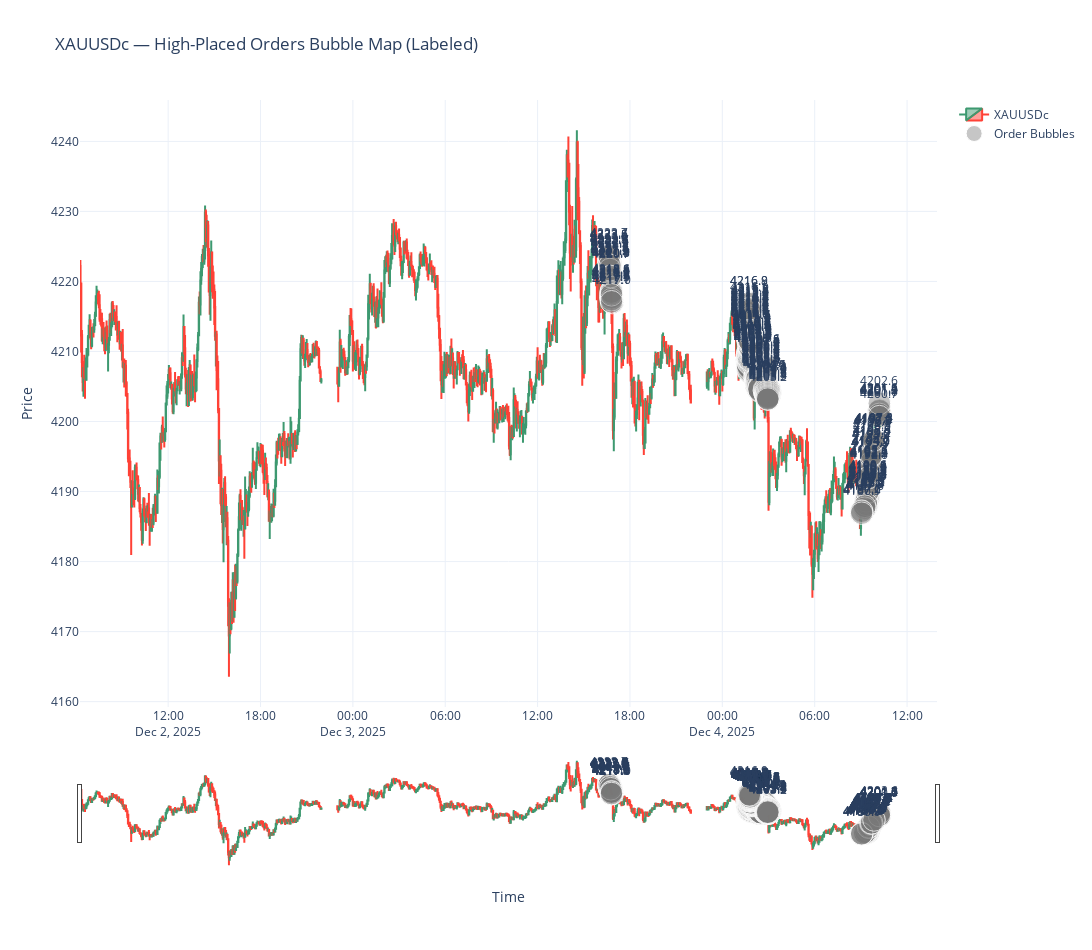

The notebook cell this image was saved under:
### Code cell
import MetaTrader5 as mt5
import pandas as pd
import numpy as np
import datetime as dt
import os
import plotly.graph_objects as go
from plotly.subplots import make_subplots

# -----------------------
# CONFIG
# -----------------------
SYMBOL = "XAUUSDc"
TIMEFRAME = mt5.TIMEFRAME_M3
LOOKBACK_BARS = 1000

USE_TICKS_FOR_DELTA = True
TICK_AGGREGATION_LIMIT = 100_000

VOLUME_QUANTILE = 0.68
MIN_BUBBLE_RADIUS = 14          # Bigger bubbles
BUBBLE_SCALE_FACTOR = 0.08      # Bigger scaling
MIN_TOUCHES = 2
PRICE_LEVEL_STEP = 0.10

OUTPUT_CSV = "xau_bubbles_zones.csv"
PLOTLY_OPEN_IN_BROWSER = True

# CHART SIZE (BIG)
CHART_WIDTH = 1800
CHART_HEIGHT = 950

# -----------------------
# MT5 INIT
# -----------------------
def mt5_init_or_exit():
    if not mt5.initialize():
        raise RuntimeError(f"MT5 init failed: {mt5.last_error()}")
    if not mt5.symbol_select(SYMBOL, True):
        raise RuntimeError(f"Symbol select failed: {SYMBOL}")

# -----------------------
# FETCH DATA
# -----------------------
def fetch_bars(symbol, timeframe, count):
    bars = mt5.copy_rates_from_pos(symbol, timeframe, 0, int(count))
    if bars is None or len(bars) == 0:
        raise RuntimeError("No bar data returned.")
    df = pd.DataFrame(bars)
    df["time"] = pd.to_datetime(df["time"], unit="s")
    df = df.set_index("time")
    return df

def price_bin(price, step):
    return round(round(price / step) * step, 2)

# -----------------------
# NODE DETECTION
# -----------------------
def detect_nodes_from_bars(df, price_step, min_touches, quantile):
    nodes = {}

    for ts, row in df.iterrows():
        low, high = row["low"], row["high"]
        vol = float(row["tick_volume"])
        price_points = np.arange(low, high + price_step, price_step)

        for p in price_points:
            pbin = price_bin(p, price_step)
            if pbin not in nodes:
                nodes[pbin] = {"touches": 0, "volume": 0.0, "bars": []}
            nodes[pbin]["touches"] += 1
            nodes[pbin]["volume"] += vol / max(1, len(price_points))
            nodes[pbin]["bars"].append(ts)

    nodes_df = pd.DataFrame([
        {
            "price": p,
            "touches": v["touches"],
            "volume": v["volume"],
            "last_touched": max(v["bars"])
        }
        for p, v in nodes.items()
    ])

    if nodes_df.empty:
        return nodes_df

    nodes_df = nodes_df[nodes_df["touches"] >= min_touches]
    vol_thresh = nodes_df["volume"].quantile(quantile)
    nodes_df["is_top"] = nodes_df["volume"] >= vol_thresh
    return nodes_df.sort_values("volume", ascending=False)

# -----------------------
# DELTA FROM TICKS
# -----------------------
def compute_delta(symbol, df_nodes):
    ticks = mt5.copy_ticks_from(symbol, dt.datetime.now() - dt.timedelta(days=2), 0, mt5.COPY_TICKS_ALL)
    if ticks is None or len(ticks) == 0:
        df_nodes["delta"] = np.nan
        return df_nodes

    tdf = pd.DataFrame(ticks)
    tdf["price"] = (tdf["bid"] + tdf["ask"]) / 2
    tdf["prev_price"] = tdf["price"].shift(1)
    tdf = tdf.dropna()
    tdf["dir"] = np.sign(tdf["price"] - tdf["prev_price"])
    tdf["price_bin"] = tdf["price"].apply(lambda x: price_bin(x, PRICE_LEVEL_STEP))

    deltas = []
    for _, node in df_nodes.iterrows():
        tsub = tdf[tdf["price_bin"] == node["price"]]
        up = (tsub["dir"] == 1).sum()
        down = (tsub["dir"] == -1).sum()
        total = up + down
        delta = (up - down) / total if total != 0 else 0
        deltas.append(delta)

    df_nodes["delta"] = deltas
    return df_nodes

# -----------------------
# PLOT WITH LABELS
# -----------------------
def plot_bubbles(df, nodes):
    fig = make_subplots(rows=1, cols=1)

    # Candlesticks
    fig.add_trace(go.Candlestick(
        x=df.index,
        open=df["open"], high=df["high"],
        low=df["low"], close=df["close"],
        name="XAUUSDc"
    ))

    # Bubble visuals
    nodes = nodes.copy()
    sizes = np.sqrt(nodes["volume"] * BUBBLE_SCALE_FACTOR) * 2
    sizes = np.maximum(sizes, MIN_BUBBLE_RADIUS)

    colors = []
    delta_labels = []

    for d in nodes["delta"]:
        if d > 0.15:
            colors.append("rgba(0,200,0,0.65)")
            delta_labels.append("BUY")
        elif d < -0.15:
            colors.append("rgba(200,0,0,0.65)")
            delta_labels.append("SELL")
        else:
            colors.append("rgba(120,120,120,0.6)")
            delta_labels.append("NEUTRAL")

    labels = [
        f"{delta_labels[i]}<br>Price: {nodes.iloc[i]['price']}<br>Vol: {int(nodes.iloc[i]['volume'])}"
        for i in range(len(nodes))
    ]

    fig.add_trace(go.Scatter(
        x=nodes["last_touched"],
        y=nodes["price"],
        mode="markers+text",
        marker=dict(size=sizes, color=colors, line=dict(width=1)),
        text=[f"{nodes.iloc[i]['price']}" for i in range(len(nodes))],
        textposition="top center",
        hovertext=labels,
        name="Order Bubbles"
    ))

    fig.update_layout(
        title="XAUUSDc — High-Placed Orders Bubble Map (Labeled)",
        width=CHART_WIDTH,
        height=CHART_HEIGHT,
        template="plotly_white",
        xaxis_title="Time",
        yaxis_title="Price"
    )

    fig.show()

# -----------------------
# MAIN
# -----------------------
def main():
    mt5_init_or_exit()
    df = fetch_bars(SYMBOL, TIMEFRAME, LOOKBACK_BARS)
    nodes = detect_nodes_from_bars(df, PRICE_LEVEL_STEP, MIN_TOUCHES, VOLUME_QUANTILE)

    nodes = nodes[nodes["is_top"]]

    if USE_TICKS_FOR_DELTA:
        nodes = compute_delta(SYMBOL, nodes)
    else:
        nodes["delta"] = 0

    nodes.to_csv(OUTPUT_CSV, index=False)
    plot_bubbles(df, nodes)

    mt5.shutdown()

if __name__ == "__main__":
    main()

### Figure 1 — Plotly figure (JSON) as saved in the notebook; plotly's stock layout.template omitted (floating-point values rounded to 4 significant figures; data arrays with more than 128 entries replaced by an {"elided": "..."} marker saying what was removed)
{"data": [{"close": {"elided": "1000 float values"}, "high": {"elided": "1000 float values"}, "low": {"elided": "1000 float values"}, "name": "XAUUSDc", "open": {"elided": "1000 float values"}, "type": "candlestick", "x": {"elided": "1000 str values"}}, {"hovertext": {"elided": "237 str values"}, "marker": {"color": {"elided": "237 str values"}, "line": {"width": 1}, "size": {"elided": "237 float values"}}, "mode": "markers+text", "name": "Order Bubbles", "text": {"elided": "237 str values"}, "textposition": "top center", "type": "scatter", "x": {"elided": "237 str values"}, "y": {"elided": "237 float values"}}], "layout": {"height": 950, "title": {"text": "XAUUSDc — High-Placed Orders Bubble Map (Labeled)"}, "width": 1800, "xaxis": {"anchor": "y", "domain": [0, 1], "title": {"text": "Time"}}, "yaxis": {"anchor": "x", "domain": [0, 1], "title": {"text": "Price"}}}}
